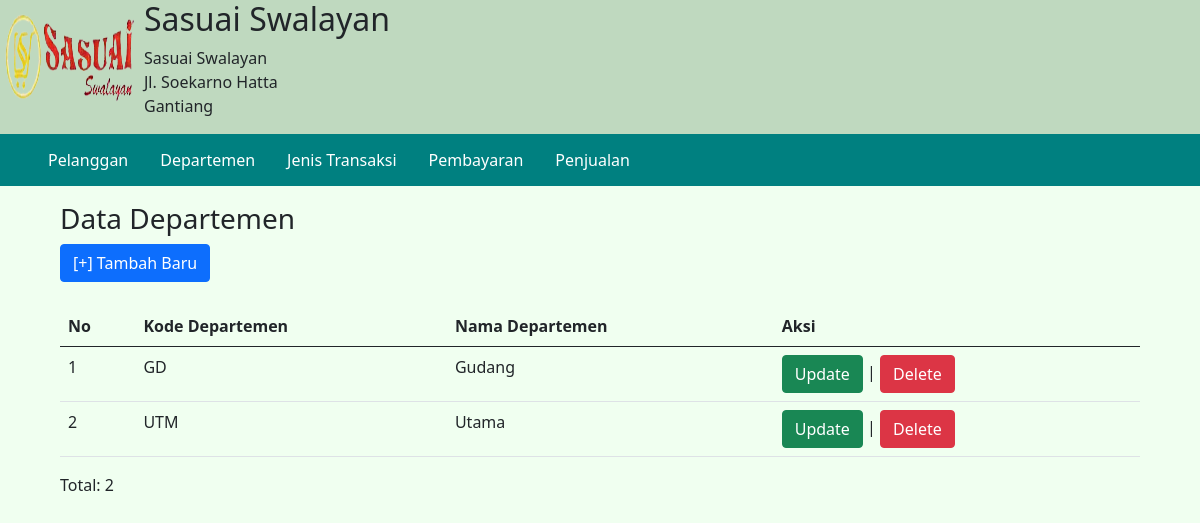
Screenshot of /list-data-departemen.php with the database file from the repository.
### tables this page shows
CREATE TABLE `departemen` (
  `kode_dept` varchar(3) NOT NULL,
  `nama_dept` varchar(15) NOT NULL
);

### list-data-departemen.php (the view, shortened to what this page needs)
<?php
    include("config.php");
    include("header.php");
?>
<!DOCTYPE html>
<html>
<head>
    <link href="https://cdn.jsdelivr.net/npm/bootstrap@5.0.0-beta3/dist/css/bootstrap.min.css" rel="stylesheet">
</head>
<body>
    <form style="margin-left: 5%; margin-right: 5%;">
    <header>
        <h3>Data Departemen</h3>
    </header>
    <nav>
        <a href="form-tambah-departemen.php"><button type="button" class="btn btn-primary" href="form-tambah-departemen.php">[+] Tambah Baru</button></a>
    </nav>
    <br>
    <table class="table table-hover">
        <thead>
            <tr>
                <th>No</th>
                <th>Kode Departemen</th>
                <th>Nama Departemen</th>
                <th>Aksi</th>
            </tr>
        </thead>
        <tbody>
            <?php
            $sql = "SELECT * FROM departemen";
            $query = mysqli_query($db, $sql);
            $i=1;
            while($data_c = mysqli_fetch_array($query)){
                echo "<tr>";
                echo "<td>".$i."</td>";
                echo "<td>".$data_c['kode_dept']."</td>";
                echo "<td>".$data_c['nama_dept']."</td>";
                echo "<td>";
                echo "<a href='form-edit-departemen.php?kode_dept=".$data_c['kode_dept']."' class='btn btn-success'>Update</a> | ";
                ?>
                <a href="hapus-departemen.php?kode_dept=<?php echo $data_c['kode_dept']?>" class='btn btn-danger' onclick = "return confirm('Yakin Data Akan Dihapus');">Delete</a>
                <?php
                echo "</td>";
                echo "</tr>";
                $i++;
            }
            ?>
        </tbody>
    </table>
    <p>Total: <?php echo mysqli_num_rows($query) ?></p>
    </form>
    </body>
</html>

### header.php (style rules this page uses)
body { font-size: 18px; }

### rows the page displays
departemen: kode_dept "GD", nama_dept "Gudang"
departemen: kode_dept "UTM", nama_dept "Utama"

### other values shown
mysqli_num_rows($query) "2"
